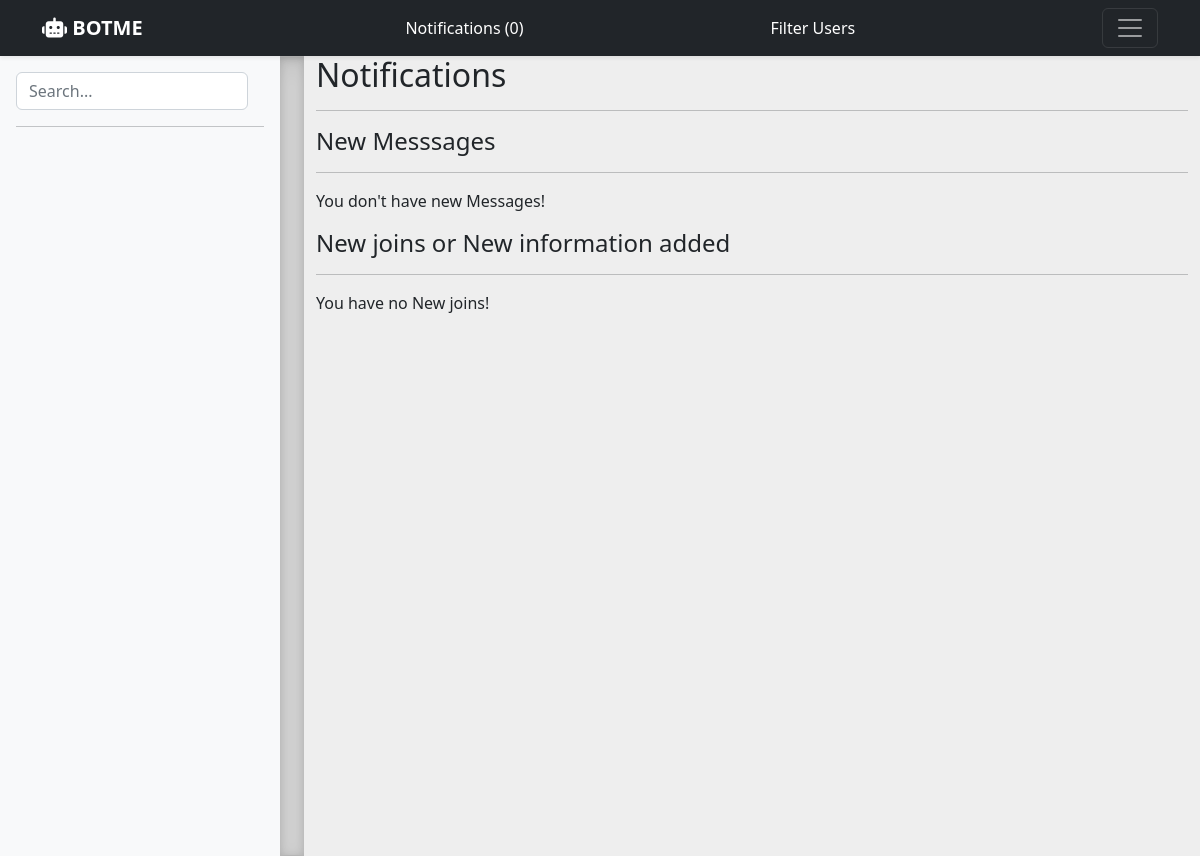
/ (signed in), run on an earlier commit of the app's database.
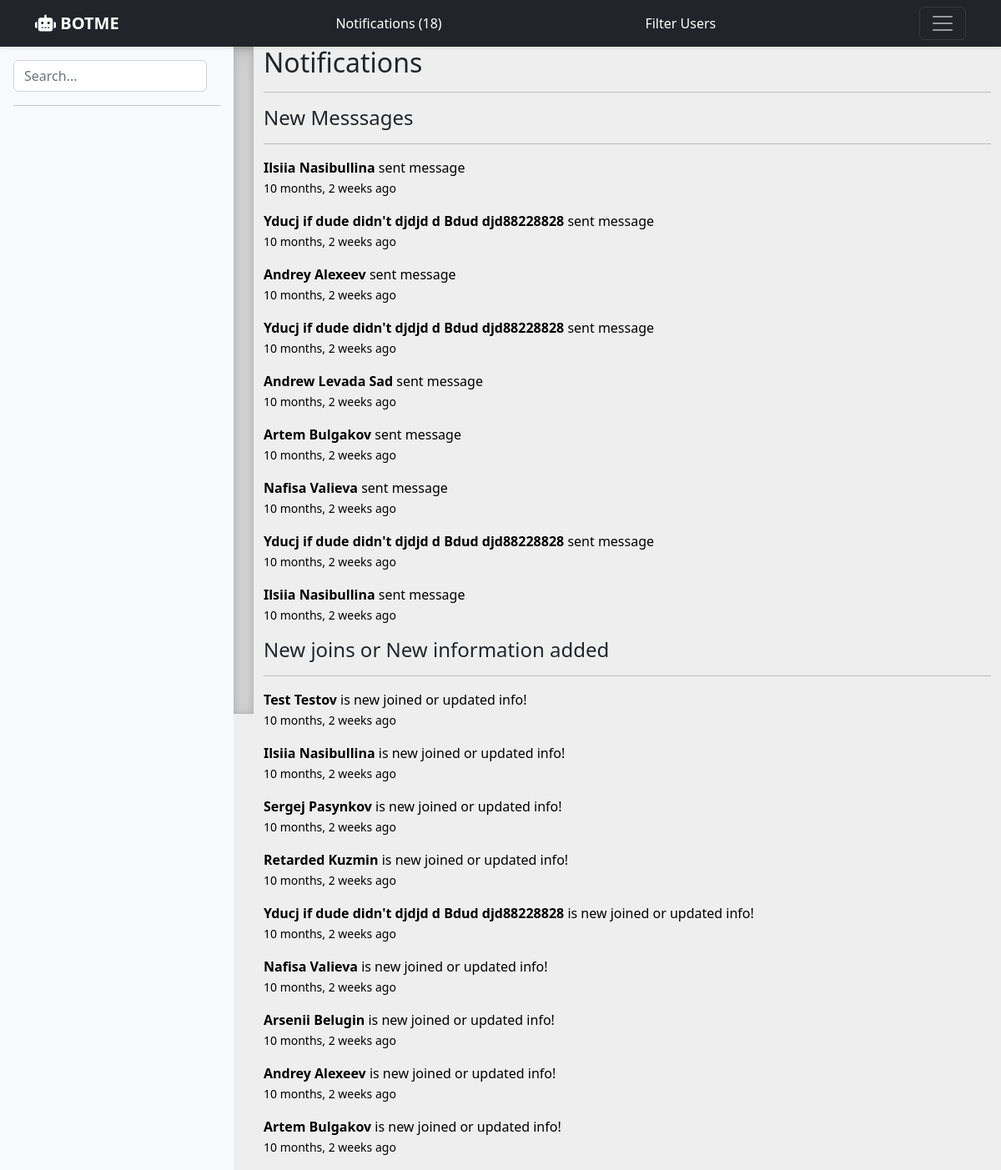
And on a later commit of the database.
### contact/models.py (models this page shows, shortened)
class Notification(models.Model):
    MESSAGE = 'message'
    NEW_JOIN = 'new_join'
    CHOICES = (
        (MESSAGE, 'Message'),
        (NEW_JOIN, 'New_Join')
    )
    to_user = models.ForeignKey(User, related_name='notifications', on_delete=models.CASCADE)
    is_read = models.BooleanField(default=False)
    created_at = models.DateTimeField(auto_now_add=True)
    notification_type = models.CharField(max_length=20, choices=CHOICES)
    created_by = models.ForeignKey(User, related_name='creatednotifications', on_delete=models.CASCADE)
    class Meta:
        ordering = ['-created_at']

class User(AbstractBaseUser, PermissionsMixin):
    Bs_1 = 'Bachelor 1st'
    Bs_2 = 'Bachelor 2nd'
    Bs_3 = 'Bachelor 3rd'
    Bs_4 = 'Bachelor 4th'
    Ms_1 = 'Master 1st'
    Ms_2 = 'Master 2nd'
    Phd = 'Phd'
    CHOICES = (
        (Bs_1, 'Bachelor 1st'),
        (Bs_2, 'Bachelor 2nd'),
        (Bs_3, 'Bachelor 3rd'),
        (Bs_4, 'Bachelor 4th'),
        (Ms_1, 'Master 1st'),
        (Ms_2, 'Master 2nd'),
        (Phd, 'Phd')
    )
    INTERNATIONAL = "International"
    CIS = "CIS"
    RUSSIAN = "Russian"
    LOCATIONS = (
        (INTERNATIONAL, 'International'),
        (CIS, "CIS"),
        (RUSSIAN, "Russian")
    )
    username = models.CharField(max_length=50, unique=True)
    telegram_username = models.CharField(max_length=250, null=True, blank=True)
    email = models.EmailField(max_length=250, unique=True, null=True, blank=True)
    inno_email = models.EmailField(max_length=250, unique=True, null=True, blank=True)
    first_name = models.CharField(max_length=30, blank=True, null=True)
    last_name = models.CharField(max_length=30, blank=True, null=True)
    telegram_first_name = models.CharField(max_length=30, blank=True, null=True)
    telegram_last_name = models.CharField(max_length=30, blank=True, null=True)
    is_active = models.BooleanField(default=True)
    is_staff = models.BooleanField(default=False)
    is_superuser = models.BooleanField(default=False)
    date_joined = models.DateTimeField(default=timezone.now)
    receive_notification = models.BooleanField(default=True)
    course = models.CharField(max_length=20, choices=CHOICES, null=True, blank=True)
    group = models.CharField(max_length=20, null=True, blank=True)
    location = models.CharField(max_length=50, choices=LOCATIONS, null=True, blank=True)
    objects = UserManager()
    USERNAME_FIELD = 'username'

### contact/views.py (the view)
# urls.py: path('', views.home, name='home'),
@login_required
def home(request):
    return render(request, 'notifications.html')

### contact/context_processors.py (called while the page is built)
def notifications(request):
    all_notifications = Notification.objects.filter(is_read=False)
    message_notifications = all_notifications.filter(notification_type="message")
    new_join_notifications = all_notifications.filter(notification_type="new_join")
    return {'notifications': all_notifications, 'message_notifications': message_notifications, 'new_join_notifications': new_join_notifications}

def users(request):
    users = User.objects.all().exclude(is_superuser=True)
    return {'users': users}

### contact/templates/notifications.html (shortened to what this page needs)
{% extends 'base.html' %}
{% load humanize %}
{% block content %}
    <div class="container notification-section" id="notification">
        <h2 class="title">Notifications</h2>
        <hr>
        <div class="row">
            <div class="col-md-12">
                <h4 class="title">New Messsages</h4>
                <hr>
                {% if not message_notifications %}
                    <p>You don't have new Messages!</p>
                {% endif %}
                <div class="message notifications">
                    {% for message_notification in message_notifications %}
                        <div class="post">
                            <article class="media">
                                <div class="media-content">
                                    <div class="content">
                                        <p>
                                            <a href="{% url 'conversation' message_notification.created_by.id %}" style="color:black;">
                                                <strong>{{ message_notification.created_by.first_name }} {{message_notification.created_by.last_name}}</strong> sent message<br>
                                                <small>{{ message_notification.created_at|naturaltime }}</small>
                                            </a>
                                        </p>
                                    </div>
                                </div>
                            </article>
                        </div>
                    {% endfor %}
                </div>
            </div>
        </div>
        <div class="row">
            <div class="col-md-12">
                <h4 class="title">New joins or New information added</h4>
                <hr>
                {% if not new_join_notifications %}
                    <p>You have no New joins!</p>
                {% endif %}
                <div class="message notifications">
                    {% for new_join_notification in new_join_notifications %}
                        <div class="post">
                            <article class="media">
                                <div class="media-content">
                                    <div class="content">
                                        <p>
                                            <a href="{% url 'profile' new_join_notification.created_by.id %}" style="color: black">
                                                <strong>{{ new_join_notification.created_by.first_name }} {{new_join_notification.created_by.last_name}}</strong> is new joined or updated info!<br>
                                                <small>{{ new_join_notification.created_at|naturaltime }}</small>
                                            </a>
                                        </p>
                                    </div>
                                </div>
                            </article>
                        </div>
                    {% endfor %}
                </div>
            </div>
        </div>
    </div>
{% endblock %}

### contact/templates/base.html (shortened to what this page needs)
{% load static %}
<!doctype html>
<html lang="en">
  <head>
    <link rel="stylesheet" type="text/css" href="{% static 'css/bootstrap.min.css' %}">
    <link rel="stylesheet" href="https://cdnjs.cloudflare.com/ajax/libs/font-awesome/6.2.0/css/all.css">
    <link rel="stylesheet" type="text/css" href="{% static 'css/style.css' %}">
  </head>
  <body>
<header>
  <div class="navbar navbar-dark bg-dark shadow-sm">
    <div class="container header_container">
      <a href="/" class="navbar-brand d-flex align-items-center">
        <strong><i class="fa-solid fa-robot"></i> BOTME</strong>
      </a>
      {% if request.user.is_authenticated %}
        <a href="{% url 'home' %}" class="navbar-item">Notifications ({{ notifications.count }})</a>
        <a href="{% url 'filter_users' %}" class="navbar-item">Filter Users</a>
      {% endif %}
      <button class="navbar-toggler" type="button" data-bs-toggle="collapse" data-bs-target="#navbarHeader" aria-controls="navbarHeader" aria-expanded="false" aria-label="Toggle navigation">
        <span class="navbar-toggler-icon"></span>
      </button>
    </div>
  </div>
</header>
<main class="d-flex flex-nowrap">
  <div class="d-flex flex-column flex-shrink-0 p-3 bg-light" style="width: 280px;">
    <form id="search-form" class="col-12 col-lg-auto mb-3 mb-lg-0 me-lg-3" role="search" onsubmit="return false;" autocomplete="off">
      <input type="search" class="form-control" id="search-input"  placeholder="Search..." aria-label="Search">
    </form>
    <hr>
    <ul class="nav nav-pills flex-column mb-auto">
      <div id="results-box" style="overflow-y: auto; height: 650px;">
      </div>
    </ul>
  </div>
  <div class="b-example-divider b-example-vr"></div>
{% block content %}
{% endblock %}
</main>
  </body>
</html>

### static/css/style.css (style rules this page uses)
body { min-height: 100vh; min-height: 100%; }
html { height: 100%; }
main { height:max-content; overflow-x: auto; overflow-y: hidden; background-color: #eeeeee; }
a { text-decoration: none; color: #fff; }
.b-example-divider { height: 3rem; background-color: rgba(0, 0, 0, .1); border: solid rgba(0, 0, 0, .15); border-width: 1px 0; box-shadow: inset 0 .5em 1.5em rgba(0, 0, 0, .1), inset 0 .125em .5em rgba(0, 0, 0, .15); }
.b-example-vr { flex-shrink: 0; width: 1.5rem; height: 100vh; }

What changed in the data, as far as the page shows it:
added Notification: created_by.first_name "Ilsiia", created_by.last_name "Nasibullina", created_at "10 months, 2 weeks ago", shown under "New Messsages"
added Notification: created_by.first_name "Yducj if dude didn't djdjd d", created_by.last_name "Bdud djd88228828", created_at "10 months, 2 weeks ago", shown under "New Messsages"
added Notification: created_by.first_name "Andrey", created_by.last_name "Alexeev", created_at "10 months, 2 weeks ago", shown under "New Messsages"
added Notification: created_by.first_name "Yducj if dude didn't djdjd d", created_by.last_name "Bdud djd88228828", created_at "10 months, 2 weeks ago", shown under "New Messsages"
added Notification: created_by.first_name "Andrew Levada", created_by.last_name "Sad", created_at "10 months, 2 weeks ago", shown under "New Messsages"
added Notification: created_by.first_name "Artem", created_by.last_name "Bulgakov", created_at "10 months, 2 weeks ago", shown under "New Messsages"
added Notification: created_by.first_name "Nafisa", created_by.last_name "Valieva", created_at "10 months, 2 weeks ago", shown under "New Messsages"
added Notification: created_by.first_name "Yducj if dude didn't djdjd d", created_by.last_name "Bdud djd88228828", created_at "10 months, 2 weeks ago", shown under "New Messsages"
added Notification: created_by.first_name "Ilsiia", created_by.last_name "Nasibullina", created_at "10 months, 2 weeks ago", shown under "New Messsages"
added Notification: created_by.first_name "Test", created_by.last_name "Testov", created_at "10 months, 2 weeks ago", shown under "New joins or New information added"
added Notification: created_by.first_name "Ilsiia", created_by.last_name "Nasibullina", created_at "10 months, 2 weeks ago", shown under "New joins or New information added"
added Notification: created_by.first_name "Sergej", created_by.last_name "Pasynkov", created_at "10 months, 2 weeks ago", shown under "New joins or New information added"
added Notification: created_by.first_name "Retarded", created_by.last_name "Kuzmin", created_at "10 months, 2 weeks ago", shown under "New joins or New information added"
added Notification: created_by.first_name "Yducj if dude didn't djdjd d", created_by.last_name "Bdud djd88228828", created_at "10 months, 2 weeks ago", shown under "New joins or New information added"
added Notification: created_by.first_name "Nafisa", created_by.last_name "Valieva", created_at "10 months, 2 weeks ago", shown under "New joins or New information added"
added Notification: created_by.first_name "Arsenii", created_by.last_name "Belugin", created_at "10 months, 2 weeks ago", shown under "New joins or New information added"
added Notification: created_by.first_name "Andrey", created_by.last_name "Alexeev", created_at "10 months, 2 weeks ago", shown under "New joins or New information added"
added Notification: created_by.first_name "Artem", created_by.last_name "Bulgakov", created_at "10 months, 2 weeks ago", shown under "New joins or New information added"
Also different on the page:
{{ notifications.count }}: "0" → "18"
text no longer shown: "You don't have new Messages! You have no New joins!"
